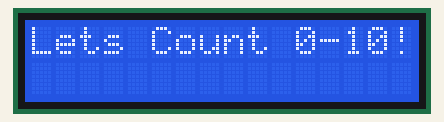
Simulated run of this program. Board: Raspberry Pi Pico running MicroPython. On the bench: 16×2 character LCD. Library files of the repository ran but are not shown: lcd_api.py, i2c_lcd.py.

Above: at 0.1 s.
At 2.1 s:
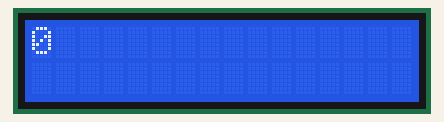
At 3.1 s:
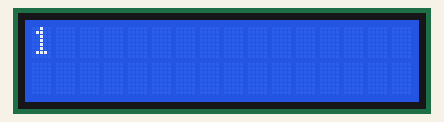
At 5.2 s:
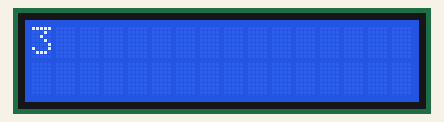
At 8.2 s:
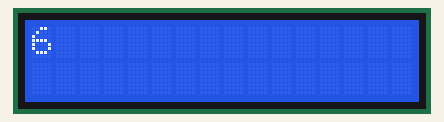
At 11.2 s:
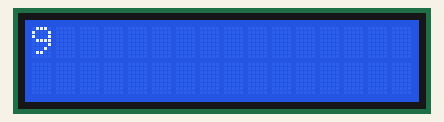

The program:

main.py
```python
################################
# I2C LCD interface With RPi Pico
# Author: Dharmendra Kumar Yadav
#####################################
import machine
from machine import I2C
from lcd_api import LcdApi
from i2c_lcd import I2cLcd
from time import sleep

I2C_ADDR = 0x27
totalRows = 2
totalColumns = 16

i2c = I2C(0, sda=machine.Pin(0), scl=machine.Pin(1), freq=400000)
lcd = I2cLcd(i2c, I2C_ADDR, totalRows, totalColumns)

while True:
    lcd.putstr("Lets Count 0-10!")
    sleep(2)
    lcd.clear()
    for i in range(10):
        lcd.putstr(str(i))
        sleep(1)
        lcd.clear()
```

Measured:
- by itself, everything shown: repeats every 12.1 s, in 22 steps
- what the display in image 0 shows lasts 2.0 s, from 0.1 s to 2.1 s
- what the display in image 1 shows lasts 1.0 s, from 2.1 s to 3.1 s
